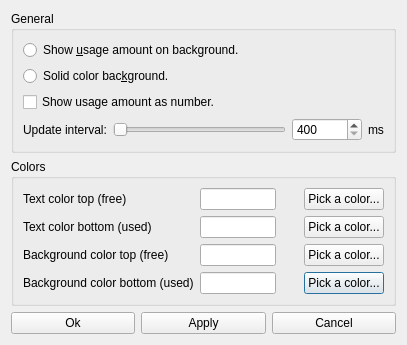
<?xml version="1.0" encoding="UTF-8"?>
<ui version="4.0">
 <class>SettingsWindow</class>
 <widget class="QDialog" name="SettingsWindow">
  <property name="windowTitle">
   <string>Systray Memory Display 1.4</string>
  </property>
  <layout class="QVBoxLayout" name="verticalLayout_3" stretch="1,0,0">
   <item>
    <widget class="QGroupBox" name="groupBox">
     <property name="title">
      <string>General</string>
     </property>
     <layout class="QVBoxLayout" name="verticalLayout">
      <item>
       <widget class="QRadioButton" name="radioShowProgress">
        <property name="text">
         <string>Show &amp;usage amount on background.</string>
        </property>
       </widget>
      </item>
      <item>
       <widget class="QRadioButton" name="radioShowSolidBackground">
        <property name="text">
         <string>Solid color bac&amp;kground.</string>
        </property>
       </widget>
      </item>
      <item>
       <widget class="QCheckBox" name="checkBoxShowValue">
        <property name="text">
         <string>Show usage amount as number.</string>
        </property>
       </widget>
      </item>
      <item>
       <layout class="QHBoxLayout" name="horizontalLayout_2">
        <item>
         <widget class="QLabel" name="label">
          <property name="text">
           <string>Update interval:</string>
          </property>
         </widget>
        </item>
        <item>
         <widget class="QSlider" name="horizontalSlider">
          <property name="minimum">
           <number>400</number>
          </property>
          <property name="maximum">
           <number>10000</number>
          </property>
          <property name="orientation">
           <enum>Qt::Horizontal</enum>
          </property>
         </widget>
        </item>
        <item>
         <widget class="QSpinBox" name="spinBoxInterval">
          <property name="minimumSize">
           <size>
            <width>70</width>
            <height>0</height>
           </size>
          </property>
          <property name="minimum">
           <number>400</number>
          </property>
          <property name="maximum">
           <number>10000</number>
          </property>
          <property name="singleStep">
           <number>100</number>
          </property>
         </widget>
        </item>
        <item>
         <widget class="QLabel" name="label_2">
          <property name="text">
           <string>ms</string>
          </property>
         </widget>
        </item>
       </layout>
      </item>
     </layout>
    </widget>
   </item>
   <item>
    <widget class="QGroupBox" name="groupBox_2">
     <property name="title">
      <string>Colors</string>
     </property>
     <layout class="QGridLayout" name="gridLayout">
      <item row="3" column="7">
       <widget class="QPushButton" name="btnColor4">
        <property name="minimumSize">
         <size>
          <width>0</width>
          <height>0</height>
         </size>
        </property>
        <property name="maximumSize">
         <size>
          <width>16777215</width>
          <height>16777215</height>
         </size>
        </property>
        <property name="text">
         <string>Pick a color...</string>
        </property>
       </widget>
      </item>
      <item row="1" column="7">
       <widget class="QPushButton" name="btnColor2">
        <property name="minimumSize">
         <size>
          <width>0</width>
          <height>0</height>
         </size>
        </property>
        <property name="maximumSize">
         <size>
          <width>16777215</width>
          <height>16777215</height>
         </size>
        </property>
        <property name="text">
         <string>Pick a color...</string>
        </property>
       </widget>
      </item>
      <item row="0" column="5">
       <widget class="QLabel" name="colorExample1">
        <property name="minimumSize">
         <size>
          <width>16</width>
          <height>0</height>
         </size>
        </property>
        <property name="maximumSize">
         <size>
          <width>16</width>
          <height>16777215</height>
         </size>
        </property>
        <property name="text">
         <string/>
        </property>
       </widget>
      </item>
      <item row="0" column="4">
       <widget class="QLineEdit" name="editColorText1">
        <property name="sizePolicy">
         <sizepolicy hsizetype="Fixed" vsizetype="Fixed">
          <horstretch>0</horstretch>
          <verstretch>0</verstretch>
         </sizepolicy>
        </property>
        <property name="minimumSize">
         <size>
          <width>70</width>
          <height>0</height>
         </size>
        </property>
        <property name="maximumSize">
         <size>
          <width>76</width>
          <height>16777215</height>
         </size>
        </property>
        <property name="font">
         <font>
          <family>Courier New</family>
          <weight>75</weight>
          <bold>true</bold>
         </font>
        </property>
        <property name="layoutDirection">
         <enum>Qt::LeftToRight</enum>
        </property>
        <property name="maxLength">
         <number>7</number>
        </property>
       </widget>
      </item>
      <item row="1" column="2">
       <widget class="QLabel" name="labelColor2">
        <property name="sizePolicy">
         <sizepolicy hsizetype="Expanding" vsizetype="Preferred">
          <horstretch>0</horstretch>
          <verstretch>0</verstretch>
         </sizepolicy>
        </property>
        <property name="text">
         <string>Text color bottom (used)</string>
        </property>
       </widget>
      </item>
      <item row="3" column="5">
       <widget class="QLabel" name="colorExample4">
        <property name="minimumSize">
         <size>
          <width>16</width>
          <height>0</height>
         </size>
        </property>
        <property name="maximumSize">
         <size>
          <width>16</width>
          <height>16777215</height>
         </size>
        </property>
        <property name="text">
         <string/>
        </property>
       </widget>
      </item>
      <item row="2" column="4">
       <widget class="QLineEdit" name="editColorBack1">
        <property name="sizePolicy">
         <sizepolicy hsizetype="Fixed" vsizetype="Fixed">
          <horstretch>0</horstretch>
          <verstretch>0</verstretch>
         </sizepolicy>
        </property>
        <property name="minimumSize">
         <size>
          <width>70</width>
          <height>0</height>
         </size>
        </property>
        <property name="maximumSize">
         <size>
          <width>76</width>
          <height>16777215</height>
         </size>
        </property>
        <property name="font">
         <font>
          <family>Courier New</family>
          <weight>75</weight>
          <bold>true</bold>
         </font>
        </property>
        <property name="maxLength">
         <number>7</number>
        </property>
       </widget>
      </item>
      <item row="1" column="4">
       <widget class="QLineEdit" name="editColorText2">
        <property name="sizePolicy">
         <sizepolicy hsizetype="Fixed" vsizetype="Fixed">
          <horstretch>0</horstretch>
          <verstretch>0</verstretch>
         </sizepolicy>
        </property>
        <property name="minimumSize">
         <size>
          <width>70</width>
          <height>0</height>
         </size>
        </property>
        <property name="maximumSize">
         <size>
          <width>76</width>
          <height>16777215</height>
         </size>
        </property>
        <property name="font">
         <font>
          <family>Courier New</family>
          <weight>75</weight>
          <bold>true</bold>
         </font>
        </property>
        <property name="maxLength">
         <number>7</number>
        </property>
       </widget>
      </item>
      <item row="2" column="7">
       <widget class="QPushButton" name="btnColor3">
        <property name="minimumSize">
         <size>
          <width>0</width>
          <height>0</height>
         </size>
        </property>
        <property name="maximumSize">
         <size>
          <width>16777215</width>
          <height>16777215</height>
         </size>
        </property>
        <property name="text">
         <string>Pick a color...</string>
        </property>
       </widget>
      </item>
      <item row="2" column="2">
       <widget class="QLabel" name="labelColor3">
        <property name="sizePolicy">
         <sizepolicy hsizetype="Expanding" vsizetype="Preferred">
          <horstretch>0</horstretch>
          <verstretch>0</verstretch>
         </sizepolicy>
        </property>
        <property name="text">
         <string>Background color top (free)</string>
        </property>
       </widget>
      </item>
      <item row="1" column="5">
       <widget class="QLabel" name="colorExample2">
        <property name="minimumSize">
         <size>
          <width>16</width>
          <height>0</height>
         </size>
        </property>
        <property name="maximumSize">
         <size>
          <width>16</width>
          <height>16777215</height>
         </size>
        </property>
        <property name="text">
         <string/>
        </property>
       </widget>
      </item>
      <item row="3" column="4">
       <widget class="QLineEdit" name="editColorBack2">
        <property name="sizePolicy">
         <sizepolicy hsizetype="Fixed" vsizetype="Fixed">
          <horstretch>0</horstretch>
          <verstretch>0</verstretch>
         </sizepolicy>
        </property>
        <property name="minimumSize">
         <size>
          <width>70</width>
          <height>0</height>
         </size>
        </property>
        <property name="maximumSize">
         <size>
          <width>76</width>
          <height>16777215</height>
         </size>
        </property>
        <property name="font">
         <font>
          <family>Courier New</family>
          <weight>75</weight>
          <bold>true</bold>
         </font>
        </property>
        <property name="maxLength">
         <number>7</number>
        </property>
       </widget>
      </item>
      <item row="2" column="5">
       <widget class="QLabel" name="colorExample3">
        <property name="minimumSize">
         <size>
          <width>16</width>
          <height>0</height>
         </size>
        </property>
        <property name="maximumSize">
         <size>
          <width>16</width>
          <height>16777215</height>
         </size>
        </property>
        <property name="text">
         <string/>
        </property>
       </widget>
      </item>
      <item row="0" column="7">
       <widget class="QPushButton" name="btnColor1">
        <property name="minimumSize">
         <size>
          <width>0</width>
          <height>0</height>
         </size>
        </property>
        <property name="maximumSize">
         <size>
          <width>16777215</width>
          <height>16777215</height>
         </size>
        </property>
        <property name="text">
         <string>Pick a color...</string>
        </property>
       </widget>
      </item>
      <item row="3" column="2">
       <widget class="QLabel" name="labelColor4">
        <property name="sizePolicy">
         <sizepolicy hsizetype="Expanding" vsizetype="Preferred">
          <horstretch>0</horstretch>
          <verstretch>0</verstretch>
         </sizepolicy>
        </property>
        <property name="text">
         <string>Background color bottom (used)</string>
        </property>
       </widget>
      </item>
      <item row="0" column="2">
       <widget class="QLabel" name="labelColor1">
        <property name="sizePolicy">
         <sizepolicy hsizetype="Expanding" vsizetype="Preferred">
          <horstretch>0</horstretch>
          <verstretch>0</verstretch>
         </sizepolicy>
        </property>
        <property name="text">
         <string>Text color top (free)</string>
        </property>
       </widget>
      </item>
     </layout>
    </widget>
   </item>
   <item>
    <layout class="QHBoxLayout" name="horizontalLayout">
     <property name="sizeConstraint">
      <enum>QLayout::SetDefaultConstraint</enum>
     </property>
     <item>
      <widget class="QPushButton" name="btnOK">
       <property name="text">
        <string>Ok</string>
       </property>
      </widget>
     </item>
     <item>
      <widget class="QPushButton" name="btnApply">
       <property name="text">
        <string>Apply</string>
       </property>
      </widget>
     </item>
     <item>
      <widget class="QPushButton" name="btnCancel">
       <property name="text">
        <string>Cancel</string>
       </property>
      </widget>
     </item>
    </layout>
   </item>
  </layout>
 </widget>
 <resources/>
 <connections>
  <connection>
   <sender>horizontalSlider</sender>
   <signal>valueChanged(int)</signal>
   <receiver>spinBoxInterval</receiver>
   <slot>setValue(int)</slot>
   <hints>
    <hint type="sourcelabel">
     <x>219</x>
     <y>123</y>
    </hint>
    <hint type="destinationlabel">
     <x>269</x>
     <y>125</y>
    </hint>
   </hints>
  </connection>
  <connection>
   <sender>spinBoxInterval</sender>
   <signal>valueChanged(int)</signal>
   <receiver>horizontalSlider</receiver>
   <slot>setValue(int)</slot>
   <hints>
    <hint type="sourcelabel">
     <x>283</x>
     <y>122</y>
    </hint>
    <hint type="destinationlabel">
     <x>222</x>
     <y>125</y>
    </hint>
   </hints>
  </connection>
 </connections>
</ui>
